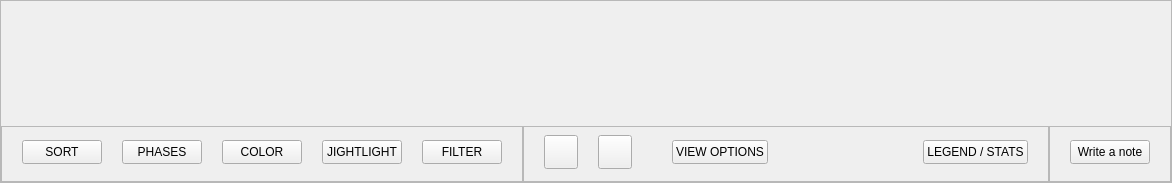
<?xml version="1.0" encoding="UTF-8"?>
<ui version="4.0">
 <class>Timeline</class>
 <widget class="QWidget" name="Timeline">
  <property name="geometry">
   <rect>
    <x>0</x>
    <y>0</y>
    <width>1172</width>
    <height>183</height>
   </rect>
  </property>
  <property name="windowTitle">
   <string>Form</string>
  </property>
  <layout class="QVBoxLayout" name="verticalLayout_2" stretch="99999">
   <property name="spacing">
    <number>0</number>
   </property>
   <property name="leftMargin">
    <number>0</number>
   </property>
   <property name="topMargin">
    <number>0</number>
   </property>
   <property name="rightMargin">
    <number>0</number>
   </property>
   <property name="bottomMargin">
    <number>0</number>
   </property>
   <item>
    <widget class="QFrame" name="frameGlobalTimeline">
     <property name="frameShape">
      <enum>QFrame::StyledPanel</enum>
     </property>
     <property name="frameShadow">
      <enum>QFrame::Raised</enum>
     </property>
     <layout class="QVBoxLayout" name="verticalLayout" stretch="99999,1">
      <property name="spacing">
       <number>0</number>
      </property>
      <property name="leftMargin">
       <number>0</number>
      </property>
      <property name="topMargin">
       <number>0</number>
      </property>
      <property name="rightMargin">
       <number>0</number>
      </property>
      <property name="bottomMargin">
       <number>0</number>
      </property>
      <item>
       <widget class="TimelineGL" name="gl" native="true"/>
      </item>
      <item>
       <layout class="QHBoxLayout" name="horizontalLayout_2">
        <property name="spacing">
         <number>0</number>
        </property>
        <item>
         <widget class="QFrame" name="frameGlobalTimelineFilters">
          <property name="frameShape">
           <enum>QFrame::StyledPanel</enum>
          </property>
          <property name="frameShadow">
           <enum>QFrame::Raised</enum>
          </property>
          <layout class="QHBoxLayout" name="horizontalLayout">
           <property name="spacing">
            <number>20</number>
           </property>
           <property name="leftMargin">
            <number>20</number>
           </property>
           <property name="topMargin">
            <number>8</number>
           </property>
           <property name="rightMargin">
            <number>20</number>
           </property>
           <property name="bottomMargin">
            <number>12</number>
           </property>
           <item>
            <widget class="QPushButton" name="sortBy">
             <property name="minimumSize">
              <size>
               <width>0</width>
               <height>24</height>
              </size>
             </property>
             <property name="maximumSize">
              <size>
               <width>16777215</width>
               <height>24</height>
              </size>
             </property>
             <property name="text">
              <string>SORT</string>
             </property>
             <property name="checkable">
              <bool>true</bool>
             </property>
            </widget>
           </item>
           <item>
            <widget class="QPushButton" name="phaseBy">
             <property name="minimumSize">
              <size>
               <width>0</width>
               <height>24</height>
              </size>
             </property>
             <property name="maximumSize">
              <size>
               <width>16777215</width>
               <height>24</height>
              </size>
             </property>
             <property name="text">
              <string>PHASES</string>
             </property>
             <property name="checkable">
              <bool>true</bool>
             </property>
            </widget>
           </item>
           <item>
            <widget class="QPushButton" name="colorBy">
             <property name="minimumSize">
              <size>
               <width>0</width>
               <height>24</height>
              </size>
             </property>
             <property name="maximumSize">
              <size>
               <width>16777215</width>
               <height>24</height>
              </size>
             </property>
             <property name="text">
              <string>COLOR</string>
             </property>
             <property name="checkable">
              <bool>true</bool>
             </property>
            </widget>
           </item>
           <item>
            <widget class="QPushButton" name="clusterBy">
             <property name="minimumSize">
              <size>
               <width>0</width>
               <height>24</height>
              </size>
             </property>
             <property name="maximumSize">
              <size>
               <width>16777215</width>
               <height>24</height>
              </size>
             </property>
             <property name="text">
              <string>JIGHTLIGHT</string>
             </property>
             <property name="checkable">
              <bool>true</bool>
             </property>
            </widget>
           </item>
           <item>
            <widget class="QPushButton" name="filterBy">
             <property name="minimumSize">
              <size>
               <width>0</width>
               <height>24</height>
              </size>
             </property>
             <property name="maximumSize">
              <size>
               <width>16777215</width>
               <height>24</height>
              </size>
             </property>
             <property name="text">
              <string>FILTER</string>
             </property>
             <property name="checkable">
              <bool>true</bool>
             </property>
            </widget>
           </item>
          </layout>
         </widget>
        </item>
        <item>
         <widget class="QFrame" name="frameGlobalTimelineTransport">
          <property name="frameShape">
           <enum>QFrame::StyledPanel</enum>
          </property>
          <property name="frameShadow">
           <enum>QFrame::Raised</enum>
          </property>
          <layout class="QHBoxLayout" name="horizontalLayout_5">
           <property name="spacing">
            <number>20</number>
           </property>
           <property name="leftMargin">
            <number>20</number>
           </property>
           <property name="topMargin">
            <number>8</number>
           </property>
           <property name="rightMargin">
            <number>20</number>
           </property>
           <property name="bottomMargin">
            <number>12</number>
           </property>
           <item>
            <widget class="QPushButton" name="ffButton">
             <property name="minimumSize">
              <size>
               <width>34</width>
               <height>34</height>
              </size>
             </property>
             <property name="maximumSize">
              <size>
               <width>34</width>
               <height>34</height>
              </size>
             </property>
             <property name="icon">
              <iconset resource="../icons/Rekall.qrc">
               <normaloff>:/icons/res_icon_ff.png</normaloff>:/icons/res_icon_ff.png</iconset>
             </property>
            </widget>
           </item>
           <item>
            <widget class="QPushButton" name="playButton">
             <property name="minimumSize">
              <size>
               <width>34</width>
               <height>34</height>
              </size>
             </property>
             <property name="maximumSize">
              <size>
               <width>34</width>
               <height>34</height>
              </size>
             </property>
             <property name="icon">
              <iconset resource="../icons/Rekall.qrc">
               <normaloff>:/icons/res_icon_play.png</normaloff>
               <normalon>:/icons/res_icon_pause.png</normalon>:/icons/res_icon_play.png</iconset>
             </property>
             <property name="checkable">
              <bool>true</bool>
             </property>
            </widget>
           </item>
           <item>
            <spacer name="horizontalSpacer_2">
             <property name="orientation">
              <enum>Qt::Horizontal</enum>
             </property>
             <property name="sizeType">
              <enum>QSizePolicy::Fixed</enum>
             </property>
             <property name="sizeHint" stdset="0">
              <size>
               <width>20</width>
               <height>20</height>
              </size>
             </property>
            </spacer>
           </item>
           <item>
            <widget class="QPushButton" name="viewOption">
             <property name="minimumSize">
              <size>
               <width>0</width>
               <height>24</height>
              </size>
             </property>
             <property name="maximumSize">
              <size>
               <width>16777215</width>
               <height>24</height>
              </size>
             </property>
             <property name="text">
              <string>VIEW OPTIONS</string>
             </property>
             <property name="checkable">
              <bool>true</bool>
             </property>
            </widget>
           </item>
           <item>
            <spacer name="horizontalSpacer">
             <property name="orientation">
              <enum>Qt::Horizontal</enum>
             </property>
             <property name="sizeHint" stdset="0">
              <size>
               <width>40</width>
               <height>20</height>
              </size>
             </property>
            </spacer>
           </item>
           <item>
            <widget class="QPushButton" name="legend">
             <property name="minimumSize">
              <size>
               <width>0</width>
               <height>24</height>
              </size>
             </property>
             <property name="maximumSize">
              <size>
               <width>16777215</width>
               <height>24</height>
              </size>
             </property>
             <property name="text">
              <string>LEGEND / STATS</string>
             </property>
             <property name="checkable">
              <bool>true</bool>
             </property>
            </widget>
           </item>
          </layout>
         </widget>
        </item>
        <item>
         <widget class="QFrame" name="frameGlobalTimelineMisc">
          <property name="frameShape">
           <enum>QFrame::StyledPanel</enum>
          </property>
          <property name="frameShadow">
           <enum>QFrame::Raised</enum>
          </property>
          <layout class="QHBoxLayout" name="horizontalLayout_3">
           <property name="spacing">
            <number>20</number>
           </property>
           <property name="leftMargin">
            <number>20</number>
           </property>
           <property name="topMargin">
            <number>8</number>
           </property>
           <property name="rightMargin">
            <number>20</number>
           </property>
           <property name="bottomMargin">
            <number>12</number>
           </property>
           <item>
            <widget class="QPushButton" name="writeNote">
             <property name="minimumSize">
              <size>
               <width>0</width>
               <height>24</height>
              </size>
             </property>
             <property name="maximumSize">
              <size>
               <width>16777215</width>
               <height>24</height>
              </size>
             </property>
             <property name="text">
              <string>Write a note</string>
             </property>
            </widget>
           </item>
          </layout>
         </widget>
        </item>
       </layout>
      </item>
     </layout>
    </widget>
   </item>
  </layout>
 </widget>
 <customwidgets>
  <customwidget>
   <class>TimelineGL</class>
   <extends>QWidget</extends>
   <header>gui/timelinegl.h</header>
   <container>1</container>
  </customwidget>
 </customwidgets>
 <resources>
  <include location="../icons/Rekall.qrc"/>
 </resources>
 <connections>
  <connection>
   <sender>playButton</sender>
   <signal>toggled(bool)</signal>
   <receiver>Timeline</receiver>
   <slot>action()</slot>
   <hints>
    <hint type="sourcelabel">
     <x>605</x>
     <y>175</y>
    </hint>
    <hint type="destinationlabel">
     <x>493</x>
     <y>68</y>
    </hint>
   </hints>
  </connection>
  <connection>
   <sender>ffButton</sender>
   <signal>released()</signal>
   <receiver>Timeline</receiver>
   <slot>action()</slot>
   <hints>
    <hint type="sourcelabel">
     <x>563</x>
     <y>175</y>
    </hint>
    <hint type="destinationlabel">
     <x>518</x>
     <y>150</y>
    </hint>
   </hints>
  </connection>
  <connection>
   <sender>writeNote</sender>
   <signal>released()</signal>
   <receiver>Timeline</receiver>
   <slot>action()</slot>
   <hints>
    <hint type="sourcelabel">
     <x>1154</x>
     <y>170</y>
    </hint>
    <hint type="destinationlabel">
     <x>290</x>
     <y>406</y>
    </hint>
   </hints>
  </connection>
  <connection>
   <sender>sortBy</sender>
   <signal>released()</signal>
   <receiver>Timeline</receiver>
   <slot>action()</slot>
   <hints>
    <hint type="sourcelabel">
     <x>92</x>
     <y>170</y>
    </hint>
    <hint type="destinationlabel">
     <x>100</x>
     <y>448</y>
    </hint>
   </hints>
  </connection>
  <connection>
   <sender>colorBy</sender>
   <signal>released()</signal>
   <receiver>Timeline</receiver>
   <slot>action()</slot>
   <hints>
    <hint type="sourcelabel">
     <x>284</x>
     <y>170</y>
    </hint>
    <hint type="destinationlabel">
     <x>121</x>
     <y>271</y>
    </hint>
   </hints>
  </connection>
  <connection>
   <sender>filterBy</sender>
   <signal>released()</signal>
   <receiver>Timeline</receiver>
   <slot>action()</slot>
   <hints>
    <hint type="sourcelabel">
     <x>499</x>
     <y>170</y>
    </hint>
    <hint type="destinationlabel">
     <x>233</x>
     <y>309</y>
    </hint>
   </hints>
  </connection>
  <connection>
   <sender>clusterBy</sender>
   <signal>released()</signal>
   <receiver>Timeline</receiver>
   <slot>action()</slot>
   <hints>
    <hint type="sourcelabel">
     <x>407</x>
     <y>170</y>
    </hint>
    <hint type="destinationlabel">
     <x>313</x>
     <y>299</y>
    </hint>
   </hints>
  </connection>
  <connection>
   <sender>phaseBy</sender>
   <signal>released()</signal>
   <receiver>Timeline</receiver>
   <slot>action()</slot>
   <hints>
    <hint type="sourcelabel">
     <x>189</x>
     <y>170</y>
    </hint>
    <hint type="destinationlabel">
     <x>402</x>
     <y>329</y>
    </hint>
   </hints>
  </connection>
  <connection>
   <sender>viewOption</sender>
   <signal>released()</signal>
   <receiver>Timeline</receiver>
   <slot>action()</slot>
   <hints>
    <hint type="sourcelabel">
     <x>655</x>
     <y>162</y>
    </hint>
    <hint type="destinationlabel">
     <x>657</x>
     <y>239</y>
    </hint>
   </hints>
  </connection>
 </connections>
 <slots>
  <slot>action()</slot>
 </slots>
</ui>
